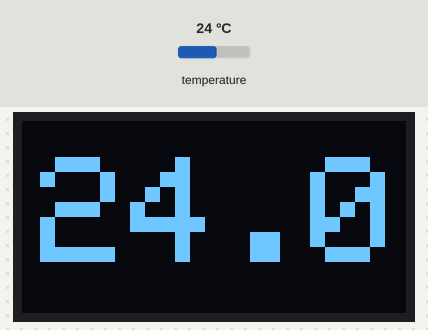
Recording of a sketch running on a simulated Arduino Uno, built with avr-gcc and run on an emulated ATmega328P. On the bench: 128×64 one-colour display. The test bench sets the inputs (shaded band); at power-on: temperature 24 °C. What the sketch prints to the serial monitor is not drawn.

Above: at 1.8 s.
1.9 s: temperature set to 12 °C
At 3.2 s:
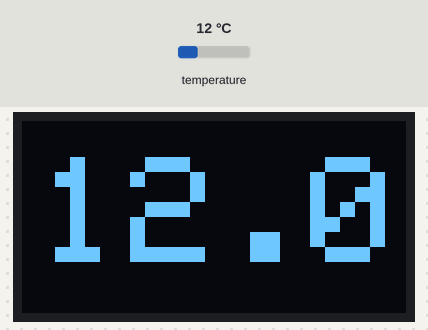
3.5 s: temperature set to 19 °C
At 4.2 s:
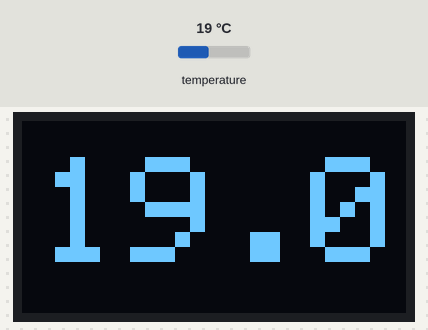
5.1 s: temperature set to 28 °C
At 6.0 s:
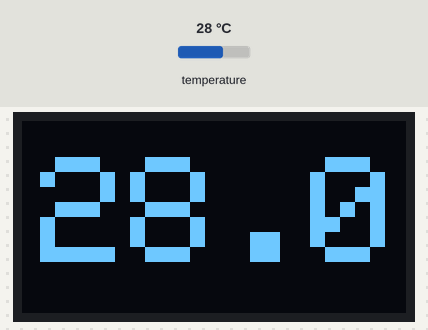
Timing chart, 0 to 8.1 s (numbered marks = the images above; inputs shaded):
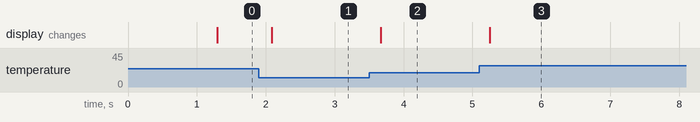

Measured:
- after the input at 1.9 s, the display: changes after 0.19 s (image 1)
- after the input at 3.5 s, the display: changes after 0.17 s (image 2)
- after the input at 5.1 s, the display: changes after 0.15 s (image 3)

The sketch:

ThermometreScreen.ino
```cpp
long previousMillis;// keep last loop millis()
const long interval = 500;

/**
 *  We need OneWire library to access DS18B20 sensors
 *  the library must be placed in libraries directory
 *  in the sketchs directory of Arduino IDE (settings menu)
 *
 *  cf: https://github.com/PaulStoffregen/OneWire/archive/master.zip
 */
#include <OneWire.h>

/**
 * We also need DallasTemperature library
 * cf: https://github.com/milesburton/Arduino-Temperature-Control-Library
 */
#include <DallasTemperature.h>

/*
 *  The data wire of DS18B20 (often yellow?) is wired to pin 8 (D8) of Arduino
 *  a 4,7kOhm resistor is wired between Vcc and D8
 */
#define ONE_WIRE_BUS 8

/**
 * Cretae a oneWire instance to be able to
 * communicate with OneWire devices
 * Nb: not only Maxim/Dallas sensors
 */
OneWire oneWire(ONE_WIRE_BUS);

/**
 * Passing Onewire instance to our new
 * sensors object DallasTemperature
 */
DallasTemperature sensors(&oneWire);

DeviceAddress temperature1 {0x28, 0x2A, 0xAC, 0x29, 0x07, 0x00, 0x00, 0xEC};

#include <Adafruit_GFX.h>
#include <Adafruit_SSD1306.h>
#include <Wire.h>

// 128x64 / 128x32
#define SCREEN_WIDTH 128 // OLED display width, in pixels
#define SCREEN_HEIGHT 64 // OLED display height, in pixels
#define OLED_RESET    -1 // Reset pin # (or -1 if sharing Arduino reset pin)

Adafruit_SSD1306 display(SCREEN_WIDTH, SCREEN_HEIGHT, &Wire, OLED_RESET); //Declaring the display name (display)

void setup() {
  Serial.begin(115200);
  // sensors initialisation
  sensors.begin();
  display.begin(SSD1306_SWITCHCAPVCC, 0x3C); //Start the OLED display
  display.clearDisplay();
  display.setTextColor(WHITE);
  display.setTextSize(5);
  display.setCursor(30, 12);
  display.println(":)");
  display.display();
}

void loop() {
  unsigned long currentMillis = millis();
  if (currentMillis - previousMillis >= interval) {

    // save the last time you blinked the LED
    previousMillis = currentMillis;
    sensors.requestTemperatures();
    float t1 = sensors.getTempC(temperature1);
    String temperature = String(t1, 1);

    Serial.print(t1);Serial.println(F(" °C"));
    // display
    display.clearDisplay();
    display.setTextColor(WHITE);

    display.setTextSize(5);
    display.setCursor(6,12);
    display.println(temperature);
    display.display();
  }
}
```
